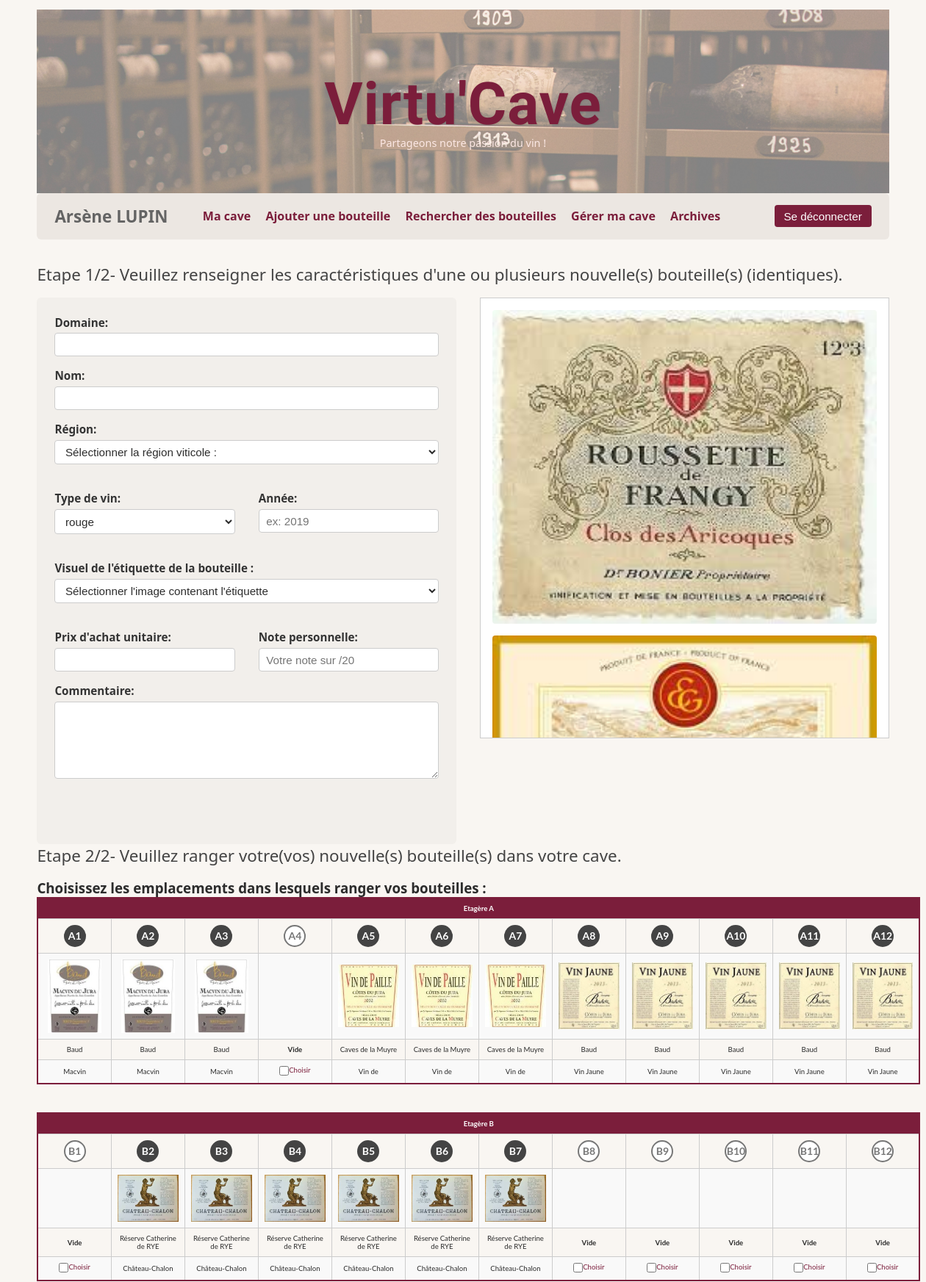
/ajouter (signed in, upper part), run on the app's committed database.
### tables this page shows
CREATE TABLE bouteilles
                    (id
                        INTEGER
                        PRIMARY
                        KEY
                        AUTOINCREMENT,
                        domaine
                        TEXT,
                        nom
                        TEXT,
                        type_vin
                        TEXT,
                        annee
                        TEXT,
                        region
                        TEXT,
                        commentaire
                        TEXT,
                        note_personnelle
                        FLOAT,
                        photo_etiquette
                        TEXT,
                        prix
                        FLOAT,
                        cave_id
                        INTEGER,
                        FOREIGN KEY(cave_id) REFERENCES caves(id));

### app.py (the view, shortened to what this page needs)
@app.route('/ajouter', methods=['GET', 'POST'])
def ajouter_bouteille():
    if 'login' in session:
        login = session['login']
        user = Utilisateur.chercher_un_utilisateur(login, conn=conn)
        utilisateur = user.prenom + " " + user.nom
        utilisateur_id = session['id']
        cave_id =Cave.obtenir_cave_par_utilisateur_id(utilisateur_id, conn)
        cave = Cave.obtenir_proprietes_cave_par_id(int(cave_id), conn)
        photos = Bouteille.recuperer_liste_images_locales()
        dico_bouteilles_non_triees = Emplacement.obtenir_emplacements_avec_bouteilles_ou_vides(cave_id, conn=conn)
        dico_bouteilles = dict(sorted(dico_bouteilles_non_triees.items(), key=lambda item: bdd.tri_etagere_cle(item[0])))
        regions = Region.toutes_les_regions(conn)
        return render_template('ajouter.html', utilisateur=utilisateur, photos=photos, regions =regions, dico_bouteilles=dico_bouteilles,  cave =cave)
    else :
        return redirect(url_for('login'))

### app.py (called while the page is built)
@app.template_filter()
def nom_image(valeur):
    sans_chemin= os.path.basename(valeur)
    sans_chemin.split(".")[0]
    return sans_chemin.split(".")[0]

### bdd.py (called while the page is built)
def lettres_en_base26(lettres):
    lettres = lettres.upper()
    total = 0
    for i, c in enumerate(reversed(lettres)):
        if 'A' <= c <= 'Z':
            total += (ord(c) - ord('A') + 1) * (26 ** i)
        else:
            return None
    return total

def tri_etagere_cle(valeur):
    if valeur is None:
        return (0, 0)
    match = re.match(r'^([A-Z]+)([0-9]*)$', valeur.upper())
    if not match:
        return (float('inf'), float('inf'))
    lettres, chiffres = match.groups()
    lettres_val = lettres_en_base26(lettres)
    chiffres_val = int(chiffres) if chiffres else 0
    return (lettres_val, chiffres_val)

    @staticmethod
    def recuperer_liste_images_locales():
        images_folder = 'static/images'
        image_extensions = {'.png', '.jpg', '.jpeg', '.jfif','.gif', '.bmp', '.webp'}
        liste_images = []
        for root, dirs, files in os.walk(images_folder):
            for file in files:
                if os.path.splitext(file)[1].lower() in image_extensions:
                    liste_images.append(os.path.join(root, file))
        return liste_images

    @staticmethod
    def obtenir_proprietes_cave_par_id (id, conn):
        cur = conn.cursor()
        cur.execute("SELECT * FROM caves WHERE id = ?", (id,))
        row = cur.fetchone()
        if row:
            return Cave(row['utilisateur_id'], id=row['id'],
                        conn=conn)
        return None

    @staticmethod
    def obtenir_cave_par_utilisateur_id (utilisateur_id, conn ):
        cur = conn.cursor()
        cur.execute("SELECT * FROM caves WHERE utilisateur_id = ?", (utilisateur_id,))
        row = cur.fetchone()
        return row['id']

    @staticmethod
    def chercher_un_utilisateur(login, conn):
        cur = conn.cursor()
        cur.execute("SELECT * FROM utilisateurs WHERE login = ?", (login,))
        row = cur.fetchone()
        if row:
            return Utilisateur(row['nom'], row['prenom'], row['login'], row['mot_de_passe'], row['email'], id=row['id'], conn=conn)
        return None

    @staticmethod
    def toutes_les_regions(conn):
        cur = conn.cursor()
        cur.execute("SELECT * FROM regions ")
        return cur.fetchall()

### templates/ajouter.html (shortened to what this page needs)
{% extends "layout.html" %}
{% block main %}
    <form action="/ajouter" method="POST">
        <h2>Etape 1/2- Veuillez renseigner les caractéristiques d'une ou plusieurs nouvelle(s) bouteille(s)
            (identiques).</h2>
        <div class="container">
            <div class="colonne gauche">
                <div class="form-field"><label for="">Domaine:</label>
                    <input type="text" name="domaine" required>
                </div>
                <div class="form-field"><label for="">Nom:</label>
                    <input type="text" name="nom" required>
                </div>
                <div class="form-field"><label for="">Région:</label>
                    <select name="region" id="region">
                        <option value="">Sélectionner la région viticole :</option>
                    </select>
                </div>
                <div class="form-field">
                    <div class="container">
                        <div class="colonne">
                            <label for="">Type de vin:</label>
                            <select name="type" id="type">
                                <option value="rouge">rouge</option>
                            </select>
                        </div>
                        <div class="colonne">
                            <label for="">Année:</label>
                            <input type="text" name="annee" placeholder="ex: 2019" required>
                        </div>
                    </div>
                </div>
                <div class="form-field">
                    <label for="">Visuel de l'étiquette de la bouteille :</label>
                    <select name="photo_etiquette" id="photo_etiquette">
                        <option value="">Sélectionner l'image contenant l'étiquette</option>
                    </select>
                </div>
                <div class="form-field">
                    <div class="container">
                        <div class="colonne prix">
                            <label for="">Prix d'achat unitaire:</label>
                            <input type="text" name="prix">
                        </div>
                        <div class="colonne nombre">
                            <label for="">Note personnelle:</label>
                    <input type="number" name="note_personnelle" min="0" max="20" step="0.1" placeholder="Votre note sur /20">
                        </div>
                    </div>
                </div>
                <div class="form-field">
                    <label for="">Commentaire:</label>
                    <textarea name="commentaire" id="" cols="100" rows="5"></textarea>
                </div>
                <br><br>
            </div>
            <div class="colonne droite"> {% for photo in photos %}<img src="{{ photo }}" alt="">
            {% endfor %}
            </div>
        </div>
        <h2>Etape 2/2- Veuillez ranger votre(vos) nouvelle(s) bouteille(s) dans votre cave.</h2>
        <h3>Choisissez les emplacements dans lesquels ranger vos bouteilles :</h3>
        <div class="table-accueil">
            {% for etagere, emplacements in dico_bouteilles.items() %}
                <table class="accueil">
                    <thead>
                    <tr>
                        <th colspan="{{ emplacements | length }}">Etagère {{ etagere }}</th>
                    </tr>
                    </thead>
                    <tbody>
                    <tr>
                        {% for emplacement in emplacements %}
                        <td><span {% if emplacement.bouteille !=None   %}class="numero"{% else %}class="numero_vide" {% endif %}>{{ etagere }}{{ emplacement.numero }}</span></td>
                        {% endfor %}
                    </tr>
                    <tr>
                        {% for emplacement in emplacements %}
                            <td>
                                {% if  emplacement.bouteille  != None %}
                                    <img class="tableau" src="{{ emplacement.bouteille.photo_etiquette }}"
                                         alt="Étiquette">
                                {% endif %}
                            </td>
                        {% endfor %}
                    </tr>
                    <tr>
                        {% for emplacement in emplacements %}
                            {% if emplacement.bouteille !=None %}
                                <td>{{ emplacement.bouteille.domaine }}</td>
                            {% endif %}
                            {% if emplacement.bouteille ==None %}
                                <td><strong>Vide</strong></td>
                            {% endif %}
                        {% endfor %}
                    </tr>
                    <tr>
                        {% for emplacement in emplacements %}
                            {% if emplacement.bouteille.nom %}
                                <td>{{ emplacement.bouteille.nom }}</td>
                            {% else %}
                                <td><label class="checkbox">
                                    <input type="checkbox" name="place"
                                           value="{{ etagere }},{{ emplacement.numero }}">
                                    Choisir
                                </label></td>
                            {% endif %}
                        {% endfor %}
                    </tr>
                    </tbody>
                </table>
                <br>
            {% endfor %}
        </div>
    </form>
{% endblock %}

### static/custom.css (style rules this page uses)
.form-box input, select { padding: 8px; margin-bottom: 20px; border-radius: 6px; border: 1px solid #ccc; font-size: 1rem; }
table, tr, th, td { border: 0.5px solid black; border-collapse: collapse; padding: 5px; align-items: center!important; }
table, img { max-height: 85px; }
.checkbox { color: #7b1e3b; display: inline-flex; align-self: start; }
* { box-sizing: border-box; margin: 0; padding: 0; }
body { font-family: 'Segoe UI', sans-serif; background-color: #f9f6f2; color: #2c2c2c; margin: 3% 3% 1% 3%; padding: 1%; }
h2 { font-size: 1.4rem; font-weight: normal; color: #444; margin-bottom: 1rem; }
.form-field { margin-bottom: 1rem; }
.form-field label { display: block; margin-bottom: 0.3rem; font-size: 0.95rem; font-weight: bold; color: #333; }
input, select, textarea { width: 100%; padding: 0.4rem 0.6rem; font-size: 0.95rem; border: 1px solid #ccc; border-radius: 4px; background-color: white; color: #2c2c2c; }
textarea { resize: vertical; }
.container { display: flex; gap: 2rem; }
.colonne { flex: 1; }
.colonne.gauche { background-color: #f2efeb; padding: 1.5rem; border-radius: 6px; }
.colonne.droite { width: 300px; max-height: 600px; overflow-y: auto; border: 1px solid #ccc; padding: 1rem; background-color: #fff; }
.colonne.droite img { width: 100%; max-height: 485px; min-height: 300px; display: block; margin: 0 auto; margin-bottom: 1rem; display: block; border-radius: 4px; }
table { width: 100%; border-collapse: collapse; font-family: 'Lato', sans-serif; font-size: 1rem; border: 2px solid #7b1e3b; }
table th { background-color: #7b1e3b; color: white; padding: 12px 10px; align-items: center; border-bottom: 2px solid #ccc; }
table td { padding: 10px; border-bottom: 1px solid #eee; align-items: center!important; }
table tr:nth-child(even) { background-color: #f9f9f9; }
table.accueil { border-collapse: collapse; border: 2px solid #7b1e3b; text-align: center; margin-bottom: 1em; width: max-content; }
table.accueil th, table.accueil td { border: 1px solid #ccc; padding: 8px; min-width: 100px; width: 100px; word-wrap: break-word; vertical-align: middle; font-size: 60%; text-align: center !important; }
.numero, .numero_vide { display: inline-flex; justify-content: center; align-items: center; width: 30px; height: 30px; border-radius: 50%; font-weight: bold; font-size: 14px; margin: auto; }
.numero { background-color: #444; color: white; }
.numero_vide { background-color: white; color: #777; border: 2px solid #777; }
.tableau { max-width: 100%; max-height: 100px; object-fit: contain; display: block; margin: auto; }

### data on the page
bouteilles: bouteille.domaine "Baud", bouteille.nom "Macvin"
bouteilles: bouteille.domaine "Baud", bouteille.nom "Macvin"
bouteilles: bouteille.domaine "Baud", bouteille.nom "Macvin"
bouteilles: bouteille.domaine "Caves de la Muyre", bouteille.nom "Vin de"
bouteilles: bouteille.domaine "Caves de la Muyre", bouteille.nom "Vin de"
bouteilles: bouteille.domaine "Caves de la Muyre", bouteille.nom "Vin de"
bouteilles: bouteille.domaine "Baud", bouteille.nom "Vin Jaune"
bouteilles: bouteille.domaine "Baud", bouteille.nom "Vin Jaune"
bouteilles: bouteille.domaine "Baud", bouteille.nom "Vin Jaune"
bouteilles: bouteille.domaine "Baud", bouteille.nom "Vin Jaune"
bouteilles: bouteille.domaine "Baud", bouteille.nom "Vin Jaune"
bouteilles: bouteille.domaine "Réserve Catherine de RYE", bouteille.nom "Château-Chalon"
bouteilles: bouteille.domaine "Réserve Catherine de RYE", bouteille.nom "Château-Chalon"
bouteilles: bouteille.domaine "Réserve Catherine de RYE", bouteille.nom "Château-Chalon"
bouteilles: bouteille.domaine "Réserve Catherine de RYE", bouteille.nom "Château-Chalon"
bouteilles: bouteille.domaine "Réserve Catherine de RYE", bouteille.nom "Château-Chalon"
bouteilles: bouteille.domaine "Réserve Catherine de RYE", bouteille.nom "Château-Chalon"

### other printed values
{{ utilisateur }} "Arsène LUPIN"
{{ etagere }} "A" "B"
{{ etagere }} "A" "A" "A" "A" "A" "A" "A" "A" "A" "A" "A" "A" "B" "B" "B" "B" "B" "B" "B" "B" "B" "B" "B" "B"
{{ emplacement.numero }} "1" "2" "3" "4" "5" "6" "7" "8" "9" "10" "11" "12" "1" "2" "3" "4" "5" "6" "7" "8" "9" "10" "11" "12"
